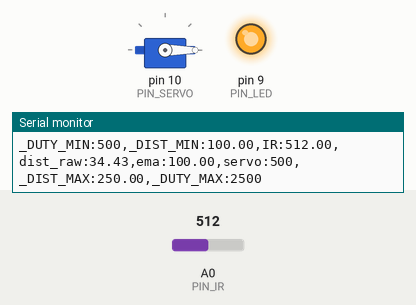
Recording of a sketch running on a simulated Arduino Uno, built with avr-gcc and run on an emulated ATmega328P. On the bench: servo, output pins drawn as LEDs (lit = HIGH), the last lines printed to the serial monitor. Inputs (shaded band) come from the test bench; at power-on: A0 (PIN_IR) = 512.

Above: at 1.2 s.
1.3 s: A0 (PIN_IR) set to 362
2.8 s: A0 (PIN_IR) set to 333
At 4.6 s:
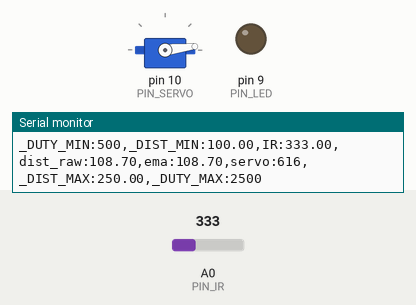
4.9 s: A0 (PIN_IR) set to 306
At 7.0 s:
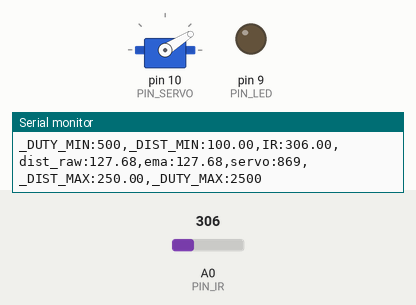
7.9 s: A0 (PIN_IR) set to 240
At 9.3 s:
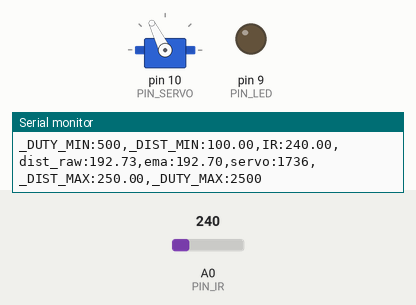
10.9 s: A0 (PIN_IR) set to 260
At 12.6 s:
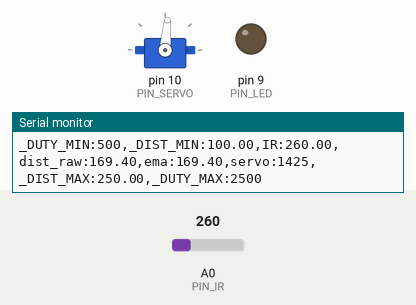
13.5 s: A0 (PIN_IR) set to 170
At 14.4 s:
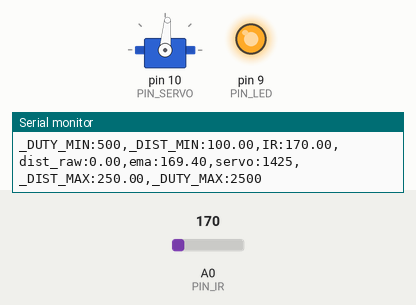
Timing chart, 0 to 16.0 s (numbered marks = the images above; inputs shaded):
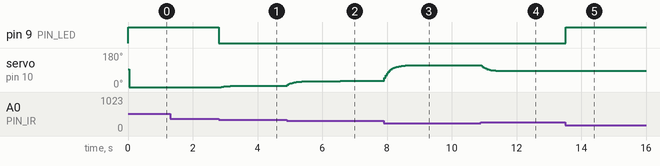

Measured:
- the behaviour switches between 348 and 347 on A0 (PIN_IR) (found by bisection; images 0 and 1)
- after the input at 2.8 s, pin 9 (PIN_LED): HIGH → LOW at once; servo on pin 10 (PIN_SERVO): 0° → 5° after 0.08 s, → 6° 0.28 s later, → 7° 0.24 s later
- after the input at 4.9 s, servo on pin 10 (PIN_SERVO): moves from 7° to 32° over 1.6 s, starting at once
- after the input at 7.9 s, servo on pin 10 (PIN_SERVO): moves from 32° to 116° over 1.1 s, starting at once
- after the input at 10.9 s, servo on pin 10 (PIN_SERVO): moves from 116° to 85° over 1.1 s, starting at once
- after the input at 13.5 s, pin 9 (PIN_LED): LOW → HIGH at once

The sketch:

17_example_3.ino
```cpp
#include <Servo.h>

// Arduino pin assignment
#define PIN_IR    0         // IR sensor at Pin A0
#define PIN_LED   9         // LED active-low
#define PIN_SERVO 10

#define _DUTY_MIN 500   // servo full clock-wise position (0 degree)
#define _DUTY_NEU 1500  // servo neutral position (90 degree)
#define _DUTY_MAX 2500  // servo full counter-clockwise position (180 degree)

#define _DIST_MIN 100.0  // minimum distance: 100 mm
#define _DIST_MAX 250.0  // maximum distance: 250 mm

#define EMA_ALPHA 0.2    // EMA filter weight
#define LOOP_INTERVAL 40 // loop interval (unit: msec)

#define IR_VALID_MIN 180

Servo myservo;
unsigned long last_loop_time;  // unit: msec

float dist_prev = _DIST_MIN;
float dist_ema = _DIST_MIN;


void setup() {
  pinMode(PIN_LED, OUTPUT);
  digitalWrite(PIN_LED, HIGH);  // turn off LED (active-low)

  myservo.attach(PIN_SERVO);
  myservo.writeMicroseconds(_DUTY_NEU);

  Serial.begin(1000000);  // 1,000,000 bps
}


void loop() {
  unsigned long time_curr = millis();
  int duty;
  float a_value, dist_raw, dist_filtered;

  // wait until next event time
  if ((unsigned long)(time_curr - last_loop_time) < LOOP_INTERVAL)
    return;

  last_loop_time += LOOP_INTERVAL;

  // read IR sensor and convert to distance (unit: mm)
  a_value = analogRead(PIN_IR);
  if (a_value < IR_VALID_MIN) {
    dist_raw = 0.0;  // no detectable object
  } else {
    dist_raw = ((6762.0 / (a_value - 9.0)) - 4.0) * 10.0 - 60.0;
  }

  // range filter: use previous valid value for an out-of-range reading
  if ((dist_raw < _DIST_MIN) || (dist_raw > _DIST_MAX)) {
    dist_filtered = dist_prev;
    digitalWrite(PIN_LED, HIGH);  // turn off LED
  } else {
    dist_filtered = dist_raw;
    dist_prev = dist_raw;
    digitalWrite(PIN_LED, LOW);   // turn on LED
  }

  // EMA filter
  dist_ema = EMA_ALPHA * dist_filtered
           + (1.0 - EMA_ALPHA) * dist_ema;

  // convert 100~250 mm to servo duty 500~2500 us
  duty = _DUTY_MIN
       + (int)((_DUTY_MAX - _DUTY_MIN)
       * (dist_ema - _DIST_MIN)
       / (_DIST_MAX - _DIST_MIN));

  myservo.writeMicroseconds(duty);

  // output for Serial Plotter
  Serial.print("_DUTY_MIN:");  Serial.print(_DUTY_MIN);
  Serial.print(",_DIST_MIN:"); Serial.print(_DIST_MIN);
  Serial.print(",IR:");        Serial.print(a_value);
  Serial.print(",dist_raw:");  Serial.print(dist_raw);
  Serial.print(",ema:");       Serial.print(dist_ema);
  Serial.print(",servo:");     Serial.print(duty);
  Serial.print(",_DIST_MAX:"); Serial.print(_DIST_MAX);
  Serial.print(",_DUTY_MAX:"); Serial.print(_DUTY_MAX);
  Serial.println("");
}
```
